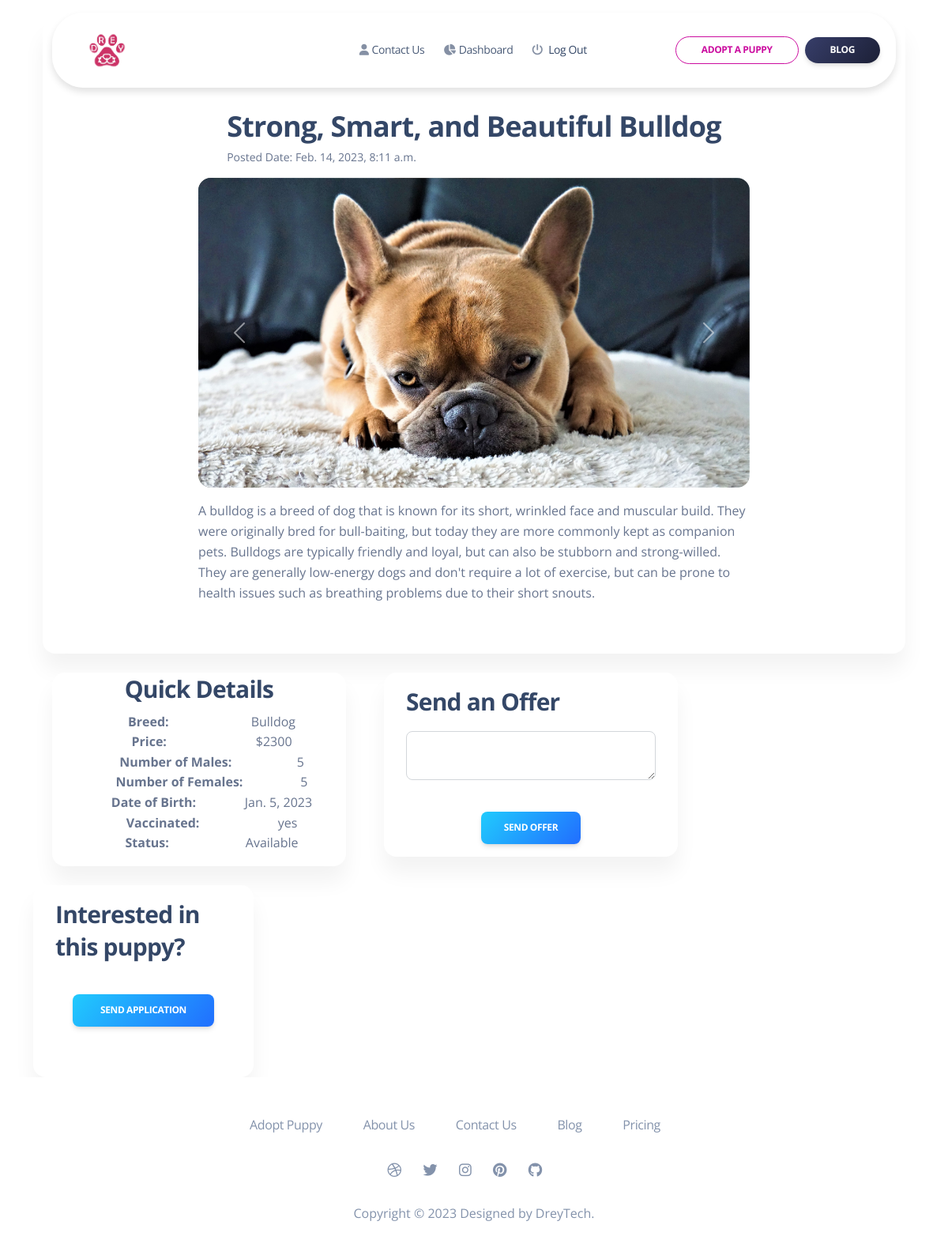
Screenshot of /puppy_detail/strong-smart-bulldog (signed in) with the database file from the repository.
### app/models.py (models this page shows, shortened)
class Puppy(models.Model):
    title = models.CharField(max_length =150, verbose_name = 'Puppy Name')
    slug = models.SlugField(max_length=200, unique=True)
    puppy_breed = models.CharField(max_length=29, choices=BREED, verbose_name="Breed")
    banner = models.ImageField(upload_to="puppy/banner", verbose_name = 'Puppy Featured Image')
    dob = models.DateField()
    description = models.TextField(verbose_name = 'Post Contents')
    price = models.IntegerField()
    sire = models.CharField(max_length =150, blank = True, null = True)
    dam = models.CharField(max_length =150, blank = True, null = True)
    male = models.IntegerField()
    female = models.IntegerField()
    health_vaccine = models.CharField(max_length =150)
    created_date = models.DateTimeField(auto_now_add=True)
    updated_on = models.DateTimeField(auto_now=True)
    status = models.CharField(max_length=10, choices=STATUS, default="Available")
    class Meta:
        ordering  = ['-created_date']

class Images(models.Model):
    puppy = models.ForeignKey(Puppy, on_delete=models.CASCADE, related_name='images', null=True, blank=True)
    images = models.ImageField(upload_to="puppy/images")
    created_date = models.DateTimeField(auto_now_add=True)
    updated_on = models.DateTimeField(auto_now=True)
    active = models.BooleanField(default=True)
    class Meta:
        ordering  = ['-created_date']

### app/views.py (the view)
# urls.py: path('puppy_detail/<slug:slug>', views.puppy_detail, name="puppy_detail"),
@login_required
def puppy_detail(request, slug):
    template_name = 'app/detail_puppy.html'
    puppy = get_object_or_404(Puppy, slug=slug)
    images = puppy.images.filter(active=True)
    new_image = None
    current_user = request.user
    if request.method == 'POST':
        offer_form = OfferForm(data=request.POST)
        if offer_form.is_valid():
            new_offer = offer_form.save(commit=False)
            new_offer.puppy = puppy
            new_offer.user = current_user
            new_offer.save()
            messages.success(request, "Offer successfully submitted!")
            return HttpResponseRedirect('/puppy_detail/' + puppy.slug )
        else:
            messages.error(request, "Offer not submitted.")
    else:
        offer_form = OfferForm()
    if request.method == 'POST':
        apply_form = ApplyForm(data=request.POST)
        if apply_form.is_valid():
            new_apply = apply_form.save(commit=False)
            new_apply.puppy = puppy
            new_apply.user = current_user
            new_apply.save()
            messages.success(request, "Application successfully submitted!")
            return HttpResponseRedirect('/puppy_detail/' + puppy.slug )
        else:
            messages.error(request, "Application not submitted.")
    else:
        apply_form = ApplyForm()
    return render(request, template_name, {'puppy': puppy,
                                           'current_user': current_user,
                                           'offer_form': offer_form,
                                           'apply_form': apply_form,
                                           'images': images,
                                           'new-image': new_image})

### app/forms.py
class OfferForm(forms.ModelForm):
    class Meta():
        model = Offer
        fields = ('message',)

class ApplyForm(forms.ModelForm):
    question = forms.CharField(required=False)
    class Meta():
        model = Apply
        fields = ('address', 'phone', 'ever_own_pet', 'ever_own_dog', 'home_type', 'home_fenced', 'puppy_home', 'care_taker', 'puppy_gender', 'about_yourself', 'question',)

### templates/app/detail_puppy.html (shortened to what this page needs)
{% extends "app/base.html" %} {% load static %}  {% block content %}
<section>
  <div class="page-header min-vh-75">
    <div class="container">
      <div class="row">
        <div class="col-12 mt-4">
          <div class="card">
            <div class="card-header pb-0 p-3 mt-5 align-self-center">
              <h2 class="mb-1 mt-5">{{puppy.title}}</h2>
              <p class="text-sm">Posted Date: {{puppy.created_date}}</p>
            </div>
            <div class="position-relative align-self-center mb-5 col-md-8">
              <div
                id="carouselExampleControls"
                class="carousel slide"
                data-ride="carousel"
              >
                <div class="carousel-inner border-radius-xl">
                  <div class="carousel-item active">
                  </div>
                  {% if images %} {% for i in images %}
                  <div
                    class="carousel-item {% if forloop.first %} active {% endif %}"
                  >
                    <img class="d-block w-100" src="{{i.images.url}}" />
                  </div>
                  {% endfor %} {% endif %}
                  <a
                    class="carousel-control-prev"
                    href="#carouselExampleControls"
                    role="button"
                    data-slide="prev"
                  >
                    <span
                      class="carousel-control-prev-icon"
                      aria-hidden="true"
                    ></span>
                  </a>
                  <a
                    class="carousel-control-next"
                    href="#carouselExampleControls"
                    role="button"
                    data-slide="next"
                  >
                    <span
                      class="carousel-control-next-icon"
                      aria-hidden="true"
                    ></span>
                  </a>
                </div>
                <p class="mt-3">{{puppy.description}}</p>
              </div>
            </div>
          </div>
        </div>
        <div class="position-relative col-xl-4 mt-4 mx-4 card h-100">
          <div class="summary-list">
            <h3 class="title-d text-center">Quick Details</h3>
            <ul class="list">
              <li class="d-sm-flex justify-content-around">
                <strong>Breed:</strong>
                <span>{{puppy.puppy_breed}}</span>
              </li>
              <li class="d-sm-flex justify-content-around">
                <strong>Price:</strong>
                <span>${{puppy.price}}</span>
              </li>
              <li class="d-sm-flex justify-content-around">
                <strong>Number of Males:</strong>
                <span>{{puppy.male}}</span>
              </li>
              <li class="d-sm-flex justify-content-around">
                <strong>Number of Females:</strong>
                <span>{{puppy.female}}</span>
              </li>
              <li class="d-sm-flex justify-content-around">
                <strong>Date of Birth:</strong>
                <span>{{puppy.dob}}</span>
              </li>
              <li class="d-sm-flex justify-content-around">
                <strong>Vaccinated:</strong>
                <span>{{puppy.health_vaccine}}</span>
              </li>
              <li class="d-sm-flex justify-content-around">
                <strong>Status:</strong>
                <span>{{puppy.status}}</span>
              </li>
            </ul>
          </div>
        </div>
        <div class="position-relative col-xl-4 mt-4 mx-4 card h-100">
          <div class="pb-0 p-3">
            <h3 class="mb-0">Send an Offer</h3>
          </div>
          <div class="p-3">
            <form role="form" method="post">
              <div class="mb-3">
                <textarea class="form-control" name="message"></textarea>
              </div>
              <div class="text-center">
                <button
                  type="submit"
                  class="btn bg-gradient-info w-40 mt-4 mb-0"
                >
                  Send Offer
                </button>
              </div>
            </form>
          </div>
        </div>
        <div class="position-relative col-xl-3 mt-4 card h-100">
          <div class="pb-0 p-3">
            <h3 class="mb-0">Interested in this puppy?</h3>
          </div>
          <div class="p-3">
              <div class="text-center">
                <button
                  data-toggle="modal" data-target="#exampleModalCenter"
                  class="btn bg-gradient-info w-80 mt-4 mb-5"
                >
                  Send Application
                </button>
              </div>
          </div>
        </div>
      </div>
    </div>
  </div>
</section>
{% endblock %}

### rows the page displays
Puppy: title "Strong, Smart, and Beautiful Bulldog", created_date "Feb. 14, 2023, 8:11 a.m.", description "A bulldog is a breed of dog that is known for its short, wrinkled face and muscular build. They were originally bred for bull-baiting, but today they are more commonly kept as companion pets. Bulldogs are typically friendly and loyal, but can also be stubborn and strong-willed. They are generally low-energy dogs and don't require a lot of exercise, but can be prone to health issues such as breathing problems due to their short snouts.", puppy_breed "Bulldog", price "2300", male "5", female "5", dob "Jan. 5, 2023", health_vaccine "yes", status "Available"
Images: images (picture)
